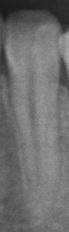
#> input picture images_svm/can_BD/1.JPG, 69 x 232 px, found by its file name; its folder holds only this picture in this run
$ jupyter execute --allow-errors svm.ipynb   (shell and % lines are left out)
#> lines starting #> are read from the running program, lines starting #| are printed output that depends on the picture
[cell 1]
from pathlib import Path
import matplotlib.pyplot as plt
import numpy as np
from sklearn import svm, metrics, datasets
from sklearn.utils import Bunch
from sklearn.model_selection import GridSearchCV, train_test_split
import skimage
from skimage.io import imread
from skimage.transform import resize
import pandas as pd
from sklearn.preprocessing import StandardScaler
import cv2
import glob

[cell 2]
def load_image_files(container_path, dimension=(60, 60)):
    """
    Load image files with categories as subfolder names
    which performs like scikit-learn sample dataset

    Parameters
    ----------
    container_path : string or unicode
        Path to the main folder holding one subfolder per category
    dimension : tuple
        size to which image are adjusted to

    Returns
    -------
    Bunch
    """
#> called with container_path = 'images_svm/', dimension = (60, 60)
    scaler = StandardScaler()
    image_dir = Path(container_path)

    folders = [directory for directory in image_dir.iterdir() if directory.is_dir()]
    categories = [fo.name for fo in folders]

    descr = "A image classification dataset"
    images = []
    flat_data = []
    target = []
    for i, direc in enumerate(folders):
        for file in direc.iterdir():#
            file_name ="C:/Users/utilisateur/OneDrive/Documents/Deeplearning/Altran/Treeth_Detection/"+str(file)
            img = cv2.imread(file_name,0)
#> img is the input picture: shape (232, 69); min 27, max 170, mean 109.9
            # img = cv2.imread(file_name)
            img_resized = cv2.resize(img, dimension)
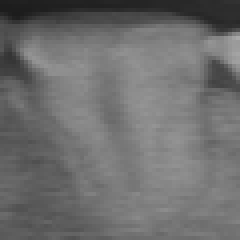
#> img_resized: shape (60, 60) (shown 4 times larger); min 28, max 169, mean 109.8
            img_resized = scaler.fit_transform(img_resized)
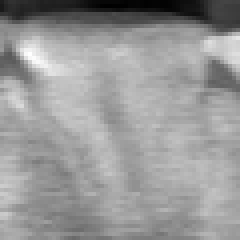
#> img_resized: shape (60, 60) float64 (shown 4 times larger); min -3.65, max 2.44, mean 1.58e-17; drawn with min black and max white
            flat_data.append(img_resized.flatten())
            images.append(img_resized)
            target.append(i)
#> pass 2 of the loop in load_image_files, `for i, direc in enumerate(folders):`:
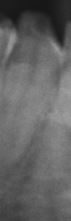
#> input picture images_svm/can_BG/1.JPG, 71 x 221 px, found by its file name
#> in load_image_files, img is the input picture: shape (221, 71); min 22, max 160, mean 98.7
#> in load_image_files, `img_resized = cv2.resize(img, dimension)`:
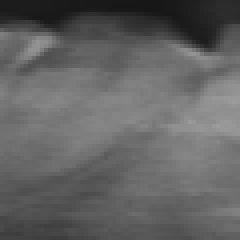
#> img_resized: shape (60, 60) (shown 4 times larger); min 23, max 156, mean 98.5
#> in load_image_files, `img_resized = scaler.fit_transform(img_resized)`:
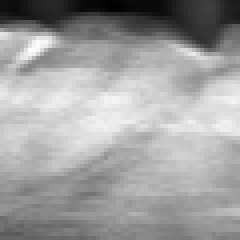
#> img_resized: shape (60, 60) float64 (shown 4 times larger); min -2.83, max 1.7, mean -7.89e-17; drawn with min black and max white
    flat_data = np.array(flat_data)
    target = np.array(target)
    images = np.array(images)

    return Bunch(data=flat_data,
                 target=target,
                 target_names=categories,
                 images=images,
                 DESCR=descr)

[cell 3]
image_dataset = load_image_files("images_svm/")
#> image_dataset = 5 items

[cell 4]
# df = pd.DataFrame(image_dataset.data)

[cell 5]
# df.head()

[cell 6]
X_train, X_test, y_train, y_test = train_test_split(
    image_dataset.data, image_dataset.target, test_size=0.2,random_state=109)
#> y_train = [0]; y_test = [1]

[cell 7]
X = image_dataset.data
y = image_dataset.target
#> y = [0, 1]
#| Fitting 5 folds for each of 12 candidates, totalling 60 fits

[cell 8]
from sklearn.decomposition import PCA
from sklearn.pipeline import make_pipeline
from sklearn.linear_model import SGDClassifier
from sklearn.neighbors import KNeighborsClassifier
from sklearn.ensemble import AdaBoostClassifier, BaggingClassifier

# [10 lines of commented-out code are left out]

params = {'alpha' : [.001, .01],
              'max_iter' : [10000, 30000],
              'tol' : [ .0001],
              'loss' : ['hinge', 'log', 'modified_huber'],
              'n_jobs' : [-1]}

model = SGDClassifier()

# [24 lines of commented-out code are left out]

[cell 9]
df_grid = pd.DataFrame(columns=['cv','score','best_params','grid'])
index = 0


grid = GridSearchCV(model, param_grid=params, verbose = 1, n_jobs = -1)
#> (the rest of this cell did not finish here and is left out)

[cell 10]
# model.fit(X_train, y_train)
# model.fit(X, y)

df_grid = pd.DataFrame(columns=['cv','score','best_params','grid'])
index = 0

# for k in range(5,15) :
#> (the rest of this cell did not finish here and is left out)

[cell 11]
df_grid.sort_values(by = 'score', ascending=False, inplace=True)
df_grid.index = range(len(df_grid.index))

#> (the rest of this cell did not finish here and is left out)

#> (a cell that did not finish here is left out)

#> (a cell that did not finish here is left out)

#> (a cell that did not finish here is left out)

[cell 15]
from sklearn.metrics import confusion_matrix
from sklearn.metrics import multilabel_confusion_matrix
import pandas as pd

# pd.DataFrame(
#     confusion_matrix(y_test, y_pred),
#     columns=['Positive', 'Negatif'],
#     index=['True', 'False']
# )

#> (the rest of this cell did not finish here and is left out)

#> (a cell that did not finish here is left out)

#> (a cell that did not finish here is left out)
